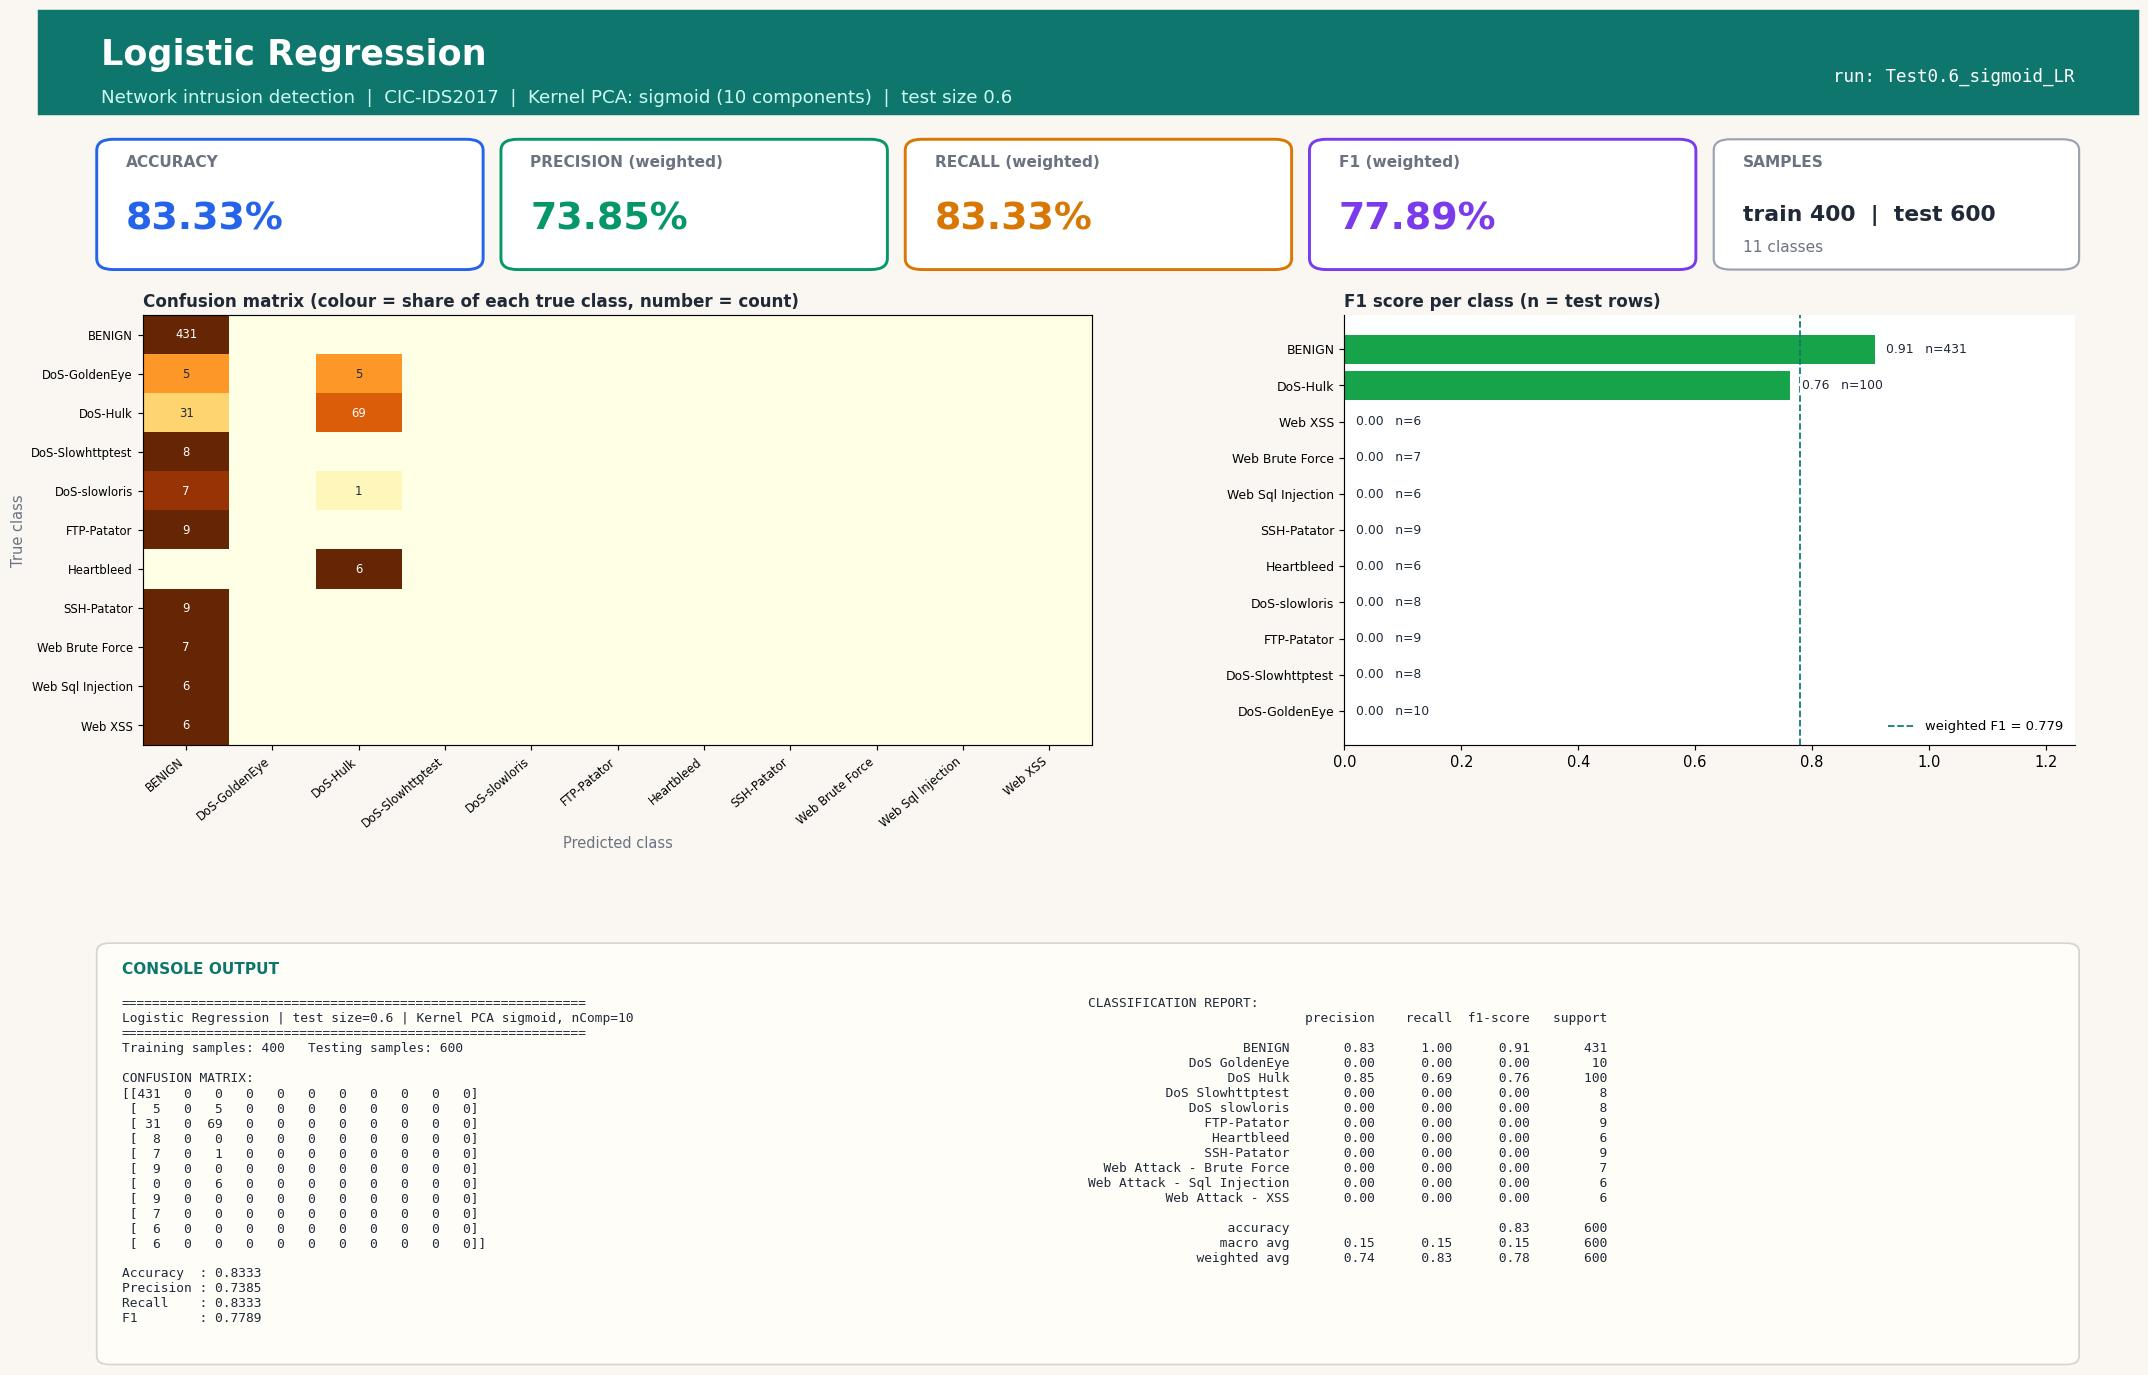

Write the Python code that produced this figure.
#!/usr/bin/env python3
"""Logistic Regression | Test size 0.6 | Kernel PCA kernel=sigmoid, n_components=10
CIC-IDS2017 (Tue+Wed+Thu-morning) 1000-row stratified sample.
Run in any IDE (Spyder / VS Code / PyCharm / Jupyter): open the file and press Run, no arguments needed.
Saves next to this file: 'Test0.6_sigmoid_LR.jpg' - one image with the console output (confusion matrix, metrics, classification report) plus charts."""
import json, os
import numpy as np
import matplotlib.pyplot as plt
from sklearn.decomposition import KernelPCA
from sklearn.linear_model import LogisticRegression
from sklearn.metrics import (accuracy_score, classification_report, confusion_matrix,
                             f1_score, precision_score, recall_score)
from sklearn.model_selection import train_test_split
from sklearn.preprocessing import StandardScaler

TEST_SIZE, KERNEL, N_COMP, ALG, ALG_NAME = 0.6, "sigmoid", 10, "LR", "Logistic Regression"
try:
    HERE = os.path.dirname(os.path.abspath(__file__))
except NameError:                      # Jupyter / interactive console
    HERE = os.getcwd()
def _find_root():                      # folder that contains data/sample.npz (works from any working directory)
    for p in (HERE, os.path.join(HERE, ".."), os.path.join(HERE, "..", ".."), os.getcwd()):
        if os.path.exists(os.path.join(p, "data", "sample.npz")):
            return os.path.abspath(p)
    raise FileNotFoundError("data/sample.npz not found - run prepare_data.py or keep the repo folder structure")
ROOT = _find_root()
tag = f"Test{TEST_SIZE}_{KERNEL}_{ALG}"

# 1. LOAD cached, cleaned sample (see prepare_data.py)
d = np.load(os.path.join(ROOT, "data", "sample.npz"), allow_pickle=True)
X, y, class_names = d["X"], d["y"], [str(c).replace("�", "-") for c in d["classes"]]

# 2. SPLIT
X_train, X_test, y_train, y_test = train_test_split(
    X, y, test_size=TEST_SIZE, random_state=42, stratify=y)

# 3. SCALE (fit on train only)
scaler = StandardScaler()
X_train = scaler.fit_transform(X_train); X_test = scaler.transform(X_test)

# 4. DIMENSIONALITY REDUCTION: Kernel PCA (fit on train only; gamma = sklearn default 1/n_features)
kpca = KernelPCA(n_components=N_COMP, kernel=KERNEL, random_state=0)
X_train = kpca.fit_transform(X_train); X_test = kpca.transform(X_test)

# 5. CLASSIFIER
classifier = LogisticRegression(max_iter=1000, solver="lbfgs", random_state=0)
classifier.fit(X_train, y_train)
y_pred = classifier.predict(X_test)

# 6. METRICS
labels = np.arange(len(class_names))
cm = confusion_matrix(y_test, y_pred, labels=labels)
res = dict(test_size=TEST_SIZE, kernel=KERNEL, n_components=N_COMP, algorithm=ALG, model=ALG_NAME,
           n_train=int(len(y_train)), n_test=int(len(y_test)),
           accuracy=accuracy_score(y_test, y_pred),
           precision=precision_score(y_test, y_pred, average="weighted", zero_division=0),
           recall=recall_score(y_test, y_pred, average="weighted", zero_division=0),
           f1=f1_score(y_test, y_pred, average="weighted", zero_division=0))
report = classification_report(y_test, y_pred, labels=labels, target_names=class_names, zero_division=0)
lines = ["=" * 60, f"{ALG_NAME} | test size={TEST_SIZE} | Kernel PCA {KERNEL}, nComp={N_COMP}", "=" * 60,
         f"Training samples: {len(y_train)}   Testing samples: {len(y_test)}", "", "CONFUSION MATRIX:", np.array2string(cm), ""]
for k in ("accuracy", "precision", "recall", "f1"): lines.append(f"{k.capitalize():10s}: {res[k]:.4f}")
lines += ["", "CLASSIFICATION REPORT:", report]
console_output = "\n".join(lines); print(console_output)

# 7. VISUAL OUTPUT: ONE report-style image (banner, KPI cards, charts, console output) - real results only
from matplotlib.patches import FancyBboxPatch, Rectangle
short = [c.replace("Web Attack - ", "Web ").replace("DoS ", "DoS-") for c in class_names]
rep = classification_report(y_test, y_pred, labels=labels, target_names=class_names, zero_division=0, output_dict=True)
cmn = cm / np.maximum(cm.sum(axis=1, keepdims=True), 1)          # row-normalised = per-class recall
INK, MUTED, BG, ACC = "#1f2937", "#6b7280", "#faf7f2", "#0f766e"
fig = plt.figure(figsize=(20, 13.2), dpi=105, facecolor=BG)
fig.add_artist(Rectangle((0, 0.925), 1, 0.075, transform=fig.transFigure, color=ACC, zorder=0))
fig.text(0.03, 0.968, f"{ALG_NAME}", fontsize=24, fontweight="bold", color="white", va="center")
fig.text(0.03, 0.937, f"Network intrusion detection  |  CIC-IDS2017  |  Kernel PCA: {KERNEL} ({N_COMP} components)  |  test size {TEST_SIZE}",
         fontsize=12.5, color="#ccfbf1", va="center")
fig.text(0.97, 0.952, f"run: {tag}", fontsize=12, color="white", ha="right", va="center", family="monospace")

# KPI cards
cards = [("ACCURACY", res["accuracy"], "#2563eb"), ("PRECISION (weighted)", res["precision"], "#059669"),
         ("RECALL (weighted)", res["recall"], "#d97706"), ("F1 (weighted)", res["f1"], "#7c3aed")]
for i, (lab, v, col) in enumerate(cards):
    x0 = 0.03 + i * 0.1925
    fig.add_artist(FancyBboxPatch((x0, 0.815), 0.18, 0.09, boxstyle="round,pad=0.002,rounding_size=0.008", transform=fig.transFigure,
                                  facecolor="white", edgecolor=col, linewidth=2))
    fig.text(x0 + 0.012, 0.887, lab, fontsize=10.5, color=MUTED, fontweight="bold")
    fig.text(x0 + 0.012, 0.842, f"{v * 100:.2f}%", fontsize=26, color=col, fontweight="bold")
fig.add_artist(FancyBboxPatch((0.80, 0.815), 0.17, 0.09, boxstyle="round,pad=0.002,rounding_size=0.008", transform=fig.transFigure,
                              facecolor="white", edgecolor="#9ca3af", linewidth=1.5))
fig.text(0.812, 0.887, "SAMPLES", fontsize=10.5, color=MUTED, fontweight="bold")
fig.text(0.812, 0.848, f"train {res['n_train']}  |  test {res['n_test']}", fontsize=15, color=INK, fontweight="bold")
fig.text(0.812, 0.826, f"{len(class_names)} classes", fontsize=10.5, color=MUTED)

gs = fig.add_gridspec(1, 2, left=0.05, right=0.97, top=0.78, bottom=0.47, wspace=0.30, width_ratios=[1.3, 1])
ax1 = fig.add_subplot(gs[0, 0]); ax2 = fig.add_subplot(gs[0, 1])
for ax in (ax1, ax2): ax.set_facecolor("white")
im = ax1.imshow(cmn, cmap="YlOrBr", vmin=0, vmax=1, aspect="auto")
ax1.set_xticks(labels); ax1.set_yticks(labels); ax1.set_xticklabels(short, rotation=40, ha="right", fontsize=8); ax1.set_yticklabels(short, fontsize=8)
ax1.set_title("Confusion matrix (colour = share of each true class, number = count)", loc="left", fontsize=11.5, color=INK, fontweight="bold")
ax1.set_xlabel("Predicted class", color=MUTED); ax1.set_ylabel("True class", color=MUTED)
for a_ in labels:
    for b_ in labels:
        if cm[a_, b_]: ax1.text(b_, a_, cm[a_, b_], ha="center", va="center", fontsize=8, color="white" if cmn[a_, b_] > 0.6 else INK)
f1s = [rep[c]["f1-score"] for c in class_names]; sup = [int(rep[c]["support"]) for c in class_names]
order = np.argsort(f1s)
cols = ["#dc2626" if f1s[i] < 0.34 else "#f59e0b" if f1s[i] < 0.67 else "#16a34a" for i in order]
ax2.barh(range(len(order)), [f1s[i] for i in order], color=cols)
ax2.set_yticks(range(len(order))); ax2.set_yticklabels([short[i] for i in order], fontsize=8.5); ax2.set_xlim(0, 1.25)
ax2.set_title("F1 score per class (n = test rows)", loc="left", fontsize=11.5, color=INK, fontweight="bold")
for k, i in enumerate(order): ax2.text(f1s[i] + 0.02, k, f"{f1s[i]:.2f}   n={sup[i]}", va="center", fontsize=8.5, color=INK, zorder=5, bbox=dict(facecolor="white", edgecolor="none", pad=1))
for sp in ("top", "right"): ax2.spines[sp].set_visible(False)
ax2.axvline(res["f1"], color=ACC, ls="--", lw=1.2, label=f"weighted F1 = {res['f1']:.3f}"); ax2.legend(loc="lower right", fontsize=9, frameon=False)

# console output panel (same text that is printed to the console)
fig.add_artist(FancyBboxPatch((0.03, 0.025), 0.94, 0.30, boxstyle="round,pad=0.002,rounding_size=0.006", transform=fig.transFigure,
                              facecolor="#fffdf8", edgecolor="#d6d3d1", linewidth=1.2))
fig.text(0.04, 0.305, "CONSOLE OUTPUT", fontsize=10.5, color=ACC, fontweight="bold")
split_at = lines.index("CLASSIFICATION REPORT:")
fig.text(0.04, 0.288, "\n".join(lines[:split_at]), family="monospace", fontsize=8.8, color=INK, va="top")
fig.text(0.50, 0.288, "\n".join(lines[split_at:]), family="monospace", fontsize=8.8, color=INK, va="top")
plt.savefig(os.path.join(HERE, tag + ".jpg"), format="jpg", bbox_inches="tight", facecolor=BG)
if os.environ.get("ACN_NO_SHOW") != "1": plt.show()   # IDEs display the image; run_all.py disables this
plt.close()

os.makedirs(os.path.join(ROOT, "results", "json"), exist_ok=True)
with open(os.path.join(ROOT, "results", "json", tag + ".json"), "w") as f: json.dump(res, f)
